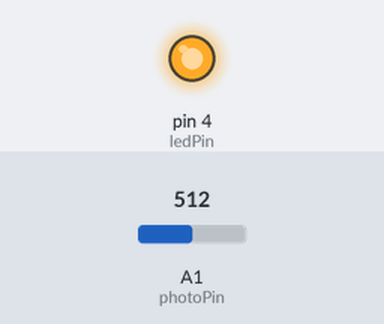
A sketch run on a simulated Arduino Uno, built with avr-gcc and run on an emulated ATmega328P. Parts: output pins drawn as LEDs (lit = HIGH). The inputs (shaded band) are chosen by the test bench; at power-on: A1 (photoPin) = 512. What the sketch prints to the serial monitor is not drawn.

Above: at 1.2 s.
1.3 s: A1 (photoPin) set to 496
2.8 s: A1 (photoPin) set to 716
Timing chart, 0 to 5.8 s (numbered marks = the images above; inputs shaded):
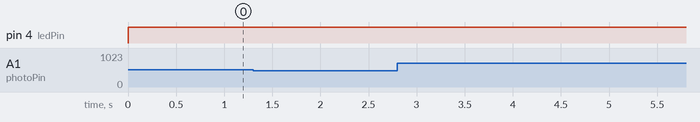

Measured:
- after the input at 1.3 s, every drawn part: stays the same
- after the input at 2.8 s, every drawn part: stays the same

The sketch:

Testing_arduino_photodiode_code.ino
```cpp
const int ledPin = 4;        // Pin for the LED
const int photoPin = A1;     // Pin for the photodiode
const float maxAnalogValue = 1023; // Maximum value returned by analogRead()

float maxValue = 0; // calibrate value
float meanValue = 0;
int count = 0;

void setup() {
  pinMode(ledPin, OUTPUT);   // Set LED pin as output
  Serial.begin(9600);        // Begin serial communication for debugging
}

void loop() {
  digitalWrite(ledPin, HIGH);
  float sensorValue = (analogRead(photoPin)*5)/maxAnalogValue; // Read the value from the photodiode
  if(sensorValue >= maxValue){
    maxValue = sensorValue;
  }
  float intensityPercentage = (sensorValue / maxValue) * 100; // Calculate light intensity as a percentage

  // Print the sensor value and intensity percentage to the Serial Monitor
  // Send only numerical data to the Serial Plotter
  Serial.print(sensorValue, 5);   // Raw sensor value
    // Voltage reading
  Serial.print(",");           // Separator for the plotter
  Serial.println(intensityPercentage, 5); // Light intensity percentage

  meanValue += sensorValue;
  count ++;
  Serial.print("Mean Value :");
  Serial.println(meanValue/count);
  delay(10);  // Small delay for better stability
}
```
